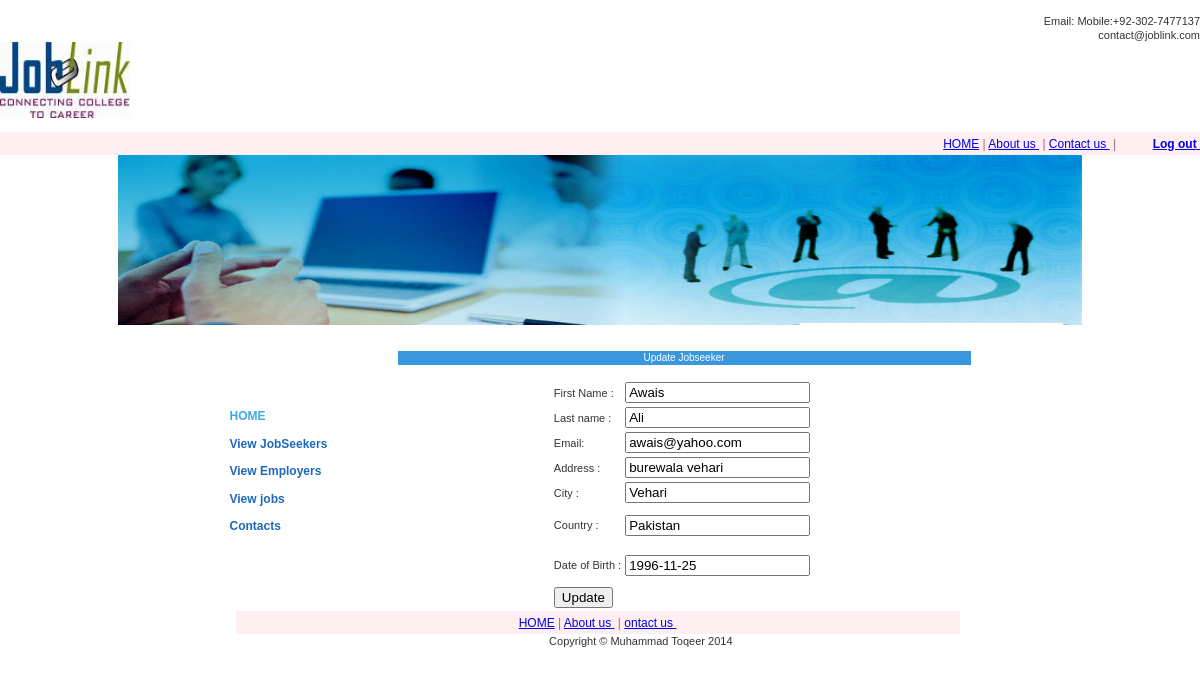
The app's page /PROJECT/joblink/admin/updateuser.php?id=032121231 (signed in) with its own data.
### tables this page shows
CREATE TABLE `user` (
  `nic_no` varchar(20) NOT NULL,
  `domain_name` varchar(30) NOT NULL,
  `password` varchar(15) NOT NULL,
  `f_name` varchar(15) NOT NULL,
  `l_name` varchar(15) NOT NULL,
  `mail_id` varchar(30) NOT NULL,
  `dob` date NOT NULL,
  `gender` varchar(6) NOT NULL,
  `marital_status` varchar(10) NOT NULL,
  `religion` varchar(15) NOT NULL,
  `phone` int(18) NOT NULL,
  `mobile` int(18) NOT NULL,
  `address` varchar(60) NOT NULL,
  `city` varchar(20) NOT NULL,
  `country` varchar(20) NOT NULL,
  `nationality` varchar(20) NOT NULL,
  PRIMARY KEY  (`nic_no`)
);

### PROJECT/joblink/admin/updateuser.php (the view, shortened to what this page needs)
<?php
if(!(isset($_SESSION["admin"])))
{
header("location:adminlogin.html");
}
else{
?>
<!DOCTYPE html PUBLIC "-//W3C//DTD XHTML 1.0 Transitional//EN" "http://www.w3.org/TR/xhtml1/DTD/xhtml1-transitional.dtd">
<html xmlns="http://www.w3.org/1999/xhtml">
<head>
<link href="css/stylesheet.css" rel="stylesheet" type="text/css" media="all" />
</head>
<body>
<table width="100%" border="0" cellspacing="0" cellpadding="0">
<tr>
<td  width="100%" height="40%">&nbsp;</td>
</tr>
<tr>
<td align="right" valign="bottom">Email: <a href="mailto:abc@yoursite.com" style="color:#333333; text-decoration:none;"> Mobile:+92-302-7477137<br />
            contact@joblink.com</a></td>
</tr>
<tr>
 <td height="65" align="left" valign="top">
              <img src="images/logo.jpg" alt="Company Logo" width="130" height="76" /> </td>
  </tr>
    <tr>
<td  width="100%" height="40%">&nbsp;</td>
</tr>
    			    <tr>
   <td style="white-space:pre; font-size:12px; color:#601E29; color:#B46471;" height="23"  align="right" valign="middle" bgcolor="#FFEEF2"><a href="index.php" class="footer_link">HOME</a> | <a href="about.html" class="footer_link">About us </a> | <a href="contact.html" class="footer_link">Contact us </a> |&nbsp;&nbsp;&nbsp;&nbsp;&nbsp;&nbsp;&nbsp;&nbsp;&nbsp;&nbsp;&nbsp;<a href="logout.php" class="footer_link"><strong>Log out</strong> </a></td>
  </tr>
<tr>
<td width="100%" align="center" valign="top"><img src="images/header_bg.jpg" alt="Wasim here" width="964" height="170"  border="0" /></td>
</tr>
  <tr>
    <td align="center" valign="top"><table width="741" border="0" cellspacing="0" cellpadding="0">
      <tr>
        <td align="left" valign="top"><table width="100%" border="0" cellspacing="0" cellpadding="0">
          <tr>
            <td width="168" align="left" valign="top"><table width="100%" border="0" cellspacing="0" cellpadding="0">
			<tr>
                <td height="26" align="left" valign="top">&nbsp;</td>
              </tr>
			  <tr>
                <td height="26" align="left" valign="top">&nbsp;</td>
              </tr><tr>
                <td height="26" align="left" valign="top">&nbsp;</td>
              </tr>
			 <tr>
                <td height="27" align="left" valign="middle"><a href="index.html" class="left_link" style="color:#41A9E8;">HOME</a></td>
              </tr>
                <tr>
                <td height="27" align="left" valign="middle"><a href="viewuser.php" class="left_link">View JobSeekers </a><a href="adminlogin.html" class="left_link"></a></td>
              </tr>
              <tr>
                <td height="27" align="left" valign="middle"><a href="viewcompany.php" class="left_link">View Employer</a><a href="login.html" class="left_link">s</a></td>
              </tr>
              <tr>
                <td height="27" align="left" valign="middle"><a href="viewjob.php" class="left_link">View jobs </a></td>
              </tr>
              <tr>
                <td height="27" align="left" valign="middle"><a href="contact.html" class="left_link">Contacts</a></td>
              </tr>
            </table></td>
            <td align="left" valign="top"><table width="573" border="0" cellspacing="0" cellpadding="0">
              <tr>
                <td height="26" align="left" valign="top">&nbsp;</td>
              </tr>
              <tr>
                <td align="center" valign="middle" bgcolor="#3997DD" style="font-size:10px; color:#FFF;">Update Jobseeker </td>
                </tr>
              <tr>
                <td align="left" valign="top">&nbsp;</td>
              </tr>
              <tr>
                <td align="left" valign="top" style="text-align:justify;">
<?php
$id=$_REQUEST['id'];
$result=mysql_query("select * from user where nic_no='$id'");
$row=mysql_fetch_array($result);
?>
<form id="form1" name="form1" method="post" action="<?php echo $PHP_SELF; ?>">
<table align="center" background="skyblue">
<tr>
<td>First Name :</td>
<td><input name="fname" type="text" id="name" value="<?php echo $row['f_name']; ?>"/><td>
</tr>
<tr>
<td>Last name   :</td>
<td><input name="lname" type="text" id="name" value="<?php echo $row['l_name']; ?>"/></td>
</tr>
<tr>
<td>Email: </td>
<td><input name="mail" type="text" id="name" value="<?php echo $row['mail_id']; ?>"/></td>
</tr>
<tr>
<td>Address   : </td>
<td><input name="ad" type="text" id="name" value="<?php echo $row['address']; ?>"/></td>
</tr>
<tr>
<td>City   :</td>
<td><input name="city" type="text" id="name" value="<?php echo $row['city']; ?>"/></td>
</tr>
<tr>
<td><p>Country   :</td>
<td><input name="country" type="text" id="name" value="<?php echo $row['country']; ?>"/></td>
</tr>
<tr>
<td><p>Date of Birth  :</td>
<td><input name="dob" type="text" id="name" value="<?php echo $row['dob']; ?>"/></td>
</tr>
<tr>
<td><input type="submit" name="Submit" value="Update" /></td>
</tr>
</table>
</form>
				</td></tr>
            </table></td>
          </tr>
        </table></td>
      </tr>
      <tr>
        <td align="left" valign="top"><table width="740" border="0" cellspacing="0" cellpadding="0">
          <tr>
            <td width="6" rowspan="2" align="left" valign="top">&nbsp;</td>
            <td style="white-space:pre; font-size:12px; color:#601E29; color:#B46471;" height="23" colspan="2" align="center" valign="middle" bgcolor="#FFEEF2"><a href="index.html" class="footer_link">HOME</a> | <a href="about.html" class="footer_link">About us </a> | <a href="contact.html" class="footer_link">ontact us </a></td>
            <td width="10" rowspan="2" align="left" valign="top">&nbsp;</td>
          </tr>
          <tr>
            <td width="497" align="right" valign="top" class="footer_left_bg">Copyright &copy; Muhammad Toqeer 2014</td>
            <td>&nbsp;</td>
          </tr>
        </table></td>
      </tr>
    </table></td>
  </tr>
  <tr>
    <td align="center" valign="top">&nbsp;</td>
  </tr>
  <tr>
    <td align="center" valign="top">&nbsp;</td>
  </tr>
</table>
</body>
</html>
<?php
}
?>

### PROJECT/joblink/admin/css/stylesheet.css (style rules this page uses)
body { margin:0px auto; padding:0px; background-color:#FFFFFF; }
body { font-family: Verdana, Arial, Helvetica, sans-serif; font-size: 11px; font-style: normal; line-height: 14px; font-weight: normal; font-variant: normal; text-transform: none; color: #333333; text-decoration: none; }
.left_link { font-family: Verdana, Arial, Helvetica, sans-serif; font-size: 12px; font-style: normal; line-height: 27.5px; font-weight: bold; font-variant: normal; text-transform: none; color: #1E69BC; background-color:inherit; text-decoration: none; }

### records on screen
user: fname "Awais", lname "Ali", mail "awais@yahoo.com", ad "burewala vehari", city "Vehari", country "Pakistan", dob "1996-11-25"
